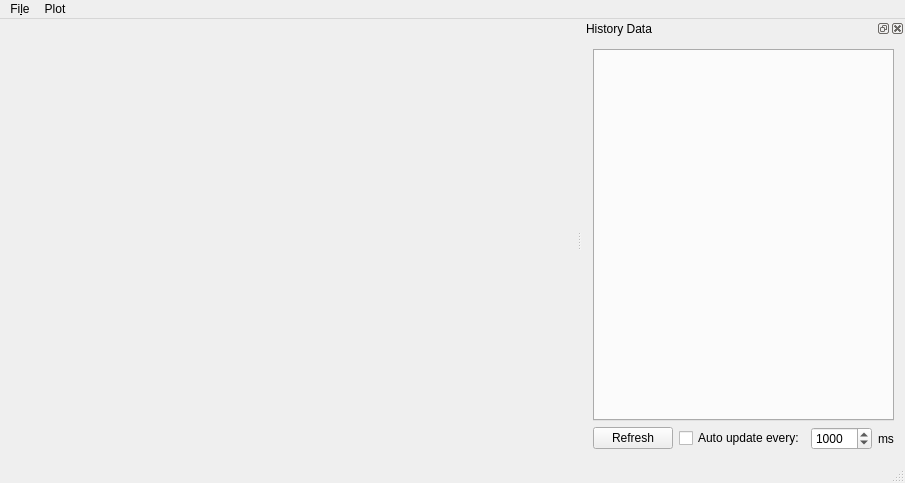
<?xml version="1.0" encoding="UTF-8"?>
<ui version="4.0">
 <class>MainWindow</class>
 <widget class="QMainWindow" name="MainWindow">
  <property name="geometry">
   <rect>
    <x>0</x>
    <y>0</y>
    <width>905</width>
    <height>483</height>
   </rect>
  </property>
  <property name="windowTitle">
   <string>Convergence Monitor</string>
  </property>
  <widget class="QWidget" name="centralWidget">
   <layout class="QGridLayout" name="gridLayout_2">
    <item row="0" column="0">
     <layout class="QGridLayout" name="gridLayout">
      <item row="0" column="0">
       <widget class="QCustomPlot" name="customplot" native="true">
        <property name="minimumSize">
         <size>
          <width>550</width>
          <height>379</height>
         </size>
        </property>
        <property name="baseSize">
         <size>
          <width>550</width>
          <height>379</height>
         </size>
        </property>
       </widget>
      </item>
     </layout>
    </item>
   </layout>
  </widget>
  <widget class="QMenuBar" name="menuBar">
   <property name="geometry">
    <rect>
     <x>0</x>
     <y>0</y>
     <width>905</width>
     <height>21</height>
    </rect>
   </property>
   <widget class="QMenu" name="menuFile">
    <property name="title">
     <string>Fi&amp;le</string>
    </property>
    <addaction name="actionLoad_History"/>
   </widget>
   <widget class="QMenu" name="menuView">
    <property name="title">
     <string>Plot</string>
    </property>
    <addaction name="actionFit_to_Data"/>
   </widget>
   <addaction name="menuFile"/>
   <addaction name="menuView"/>
  </widget>
  <widget class="QStatusBar" name="statusBar"/>
  <widget class="QDockWidget" name="dockWidget">
   <property name="windowTitle">
    <string>History Data</string>
   </property>
   <attribute name="dockWidgetArea">
    <number>2</number>
   </attribute>
   <widget class="QWidget" name="dockWidgetContents">
    <layout class="QGridLayout" name="gridLayout_3">
     <item row="1" column="0">
      <layout class="QHBoxLayout" name="horizontalLayout">
       <item>
        <widget class="QPushButton" name="buttonRefresh">
         <property name="text">
          <string>Refresh</string>
         </property>
        </widget>
       </item>
       <item>
        <widget class="QCheckBox" name="checkRefresh">
         <property name="text">
          <string>Auto update every:</string>
         </property>
        </widget>
       </item>
       <item>
        <widget class="QSpinBox" name="spinRefresh">
         <property name="minimum">
          <number>100</number>
         </property>
         <property name="maximum">
          <number>99999</number>
         </property>
         <property name="value">
          <number>1000</number>
         </property>
        </widget>
       </item>
       <item>
        <widget class="QLabel" name="label">
         <property name="text">
          <string>ms</string>
         </property>
        </widget>
       </item>
      </layout>
     </item>
     <item row="0" column="0">
      <widget class="QTabWidget" name="tabWidget">
       <property name="minimumSize">
        <size>
         <width>261</width>
         <height>370</height>
        </size>
       </property>
       <property name="tabShape">
        <enum>QTabWidget::Rounded</enum>
       </property>
       <property name="currentIndex">
        <number>-1</number>
       </property>
       <property name="elideMode">
        <enum>Qt::ElideNone</enum>
       </property>
       <property name="usesScrollButtons">
        <bool>true</bool>
       </property>
       <property name="documentMode">
        <bool>false</bool>
       </property>
       <property name="tabsClosable">
        <bool>true</bool>
       </property>
      </widget>
     </item>
    </layout>
   </widget>
  </widget>
  <action name="actionLoad_History">
   <property name="text">
    <string>&amp;Load History ...</string>
   </property>
  </action>
  <action name="actionFit_to_Data">
   <property name="text">
    <string>&amp;Fit to Data</string>
   </property>
  </action>
 </widget>
 <layoutdefault spacing="6" margin="11"/>
 <customwidgets>
  <customwidget>
   <class>QCustomPlot</class>
   <extends>QWidget</extends>
   <header>qcustomplot.h</header>
   <container>1</container>
  </customwidget>
 </customwidgets>
 <resources/>
 <connections/>
</ui>
